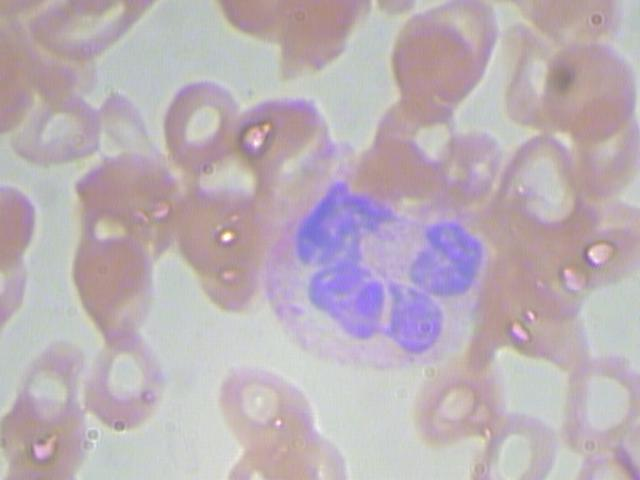
#> input picture Sel_darah.jpg, 640 x 480 px, found by its file name
$ python morfologi_citra.py
#> lines starting #> are read from the running program, lines starting #| are printed output that depends on the picture; after the words box and inside, x2 and y2 are one past the last pixel; in counts of white or black regions, pixels touching at a corner belong together
import cv2
import numpy as np
from skimage import measure
from matplotlib import pyplot as plt

# 1. Baca dan preprocessing
img = cv2.imread('sel_darah.jpg')
#> img is the input picture: shape (480, 640, 3); mean B, G, R 182.3, 175.5, 187.3

# Cek apakah gambar berhasil dimuat untuk menghindari error !_src.empty()
if img is None:
    print("Error: File 'sel_darah.jpg' tidak ditemukan di folder proyek!")
else:
    gray = cv2.cvtColor(img, cv2.COLOR_BGR2GRAY)
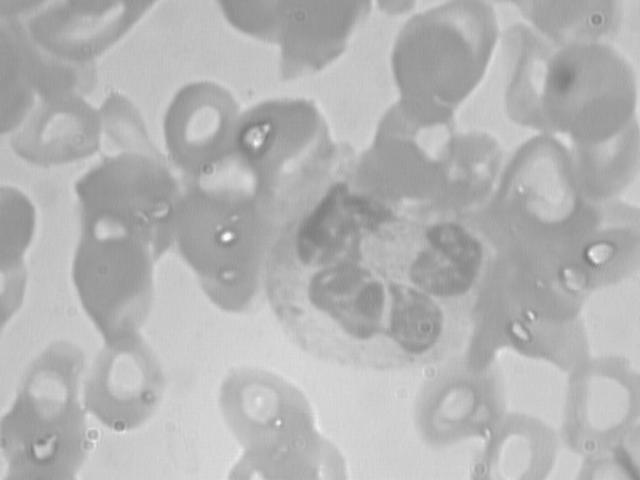
#> gray: shape (480, 640); min 121, max 252, mean 179.8
    blur = cv2.GaussianBlur(gray, (5, 5), 0)

    # 2. Threshold Otsu (mengubah ke biner)
    # Menggunakan THRESH_BINARY_INV karena sel biasanya lebih gelap dari background
    _, binary = cv2.threshold(blur, 0, 255, cv2.THRESH_BINARY_INV + cv2.THRESH_OTSU)
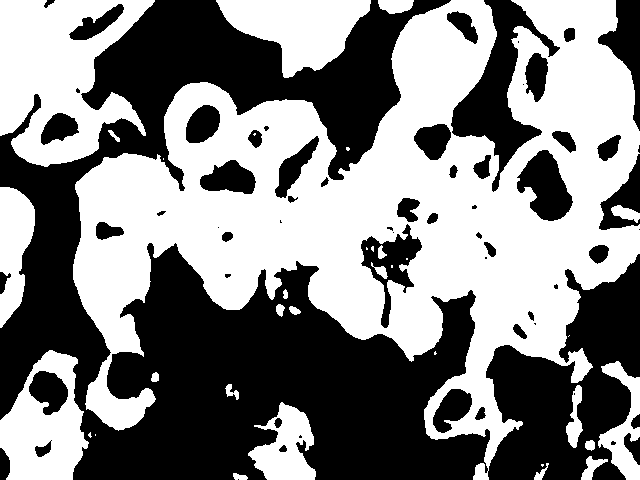
#> binary: shape (480, 640); 51.5% white; 62 black regions (19 under 20 px), largest, box (x1, y1, x2, y2) and area: (0, 0, 640, 480) 121148, (451, 0, 560, 192) 6471, (517, 150, 573, 221) 2375

    # 3. Elemen penstruktur elips (7x7) sesuai petunjuk tugas
    kernel = cv2.getStructuringElement(cv2.MORPH_ELLIPSE, (3, 3))

    # 4. Operasi Morfologi
    opened = cv2.morphologyEx(binary, cv2.MORPH_OPEN, kernel, iterations=1) # Hapus noise kecil
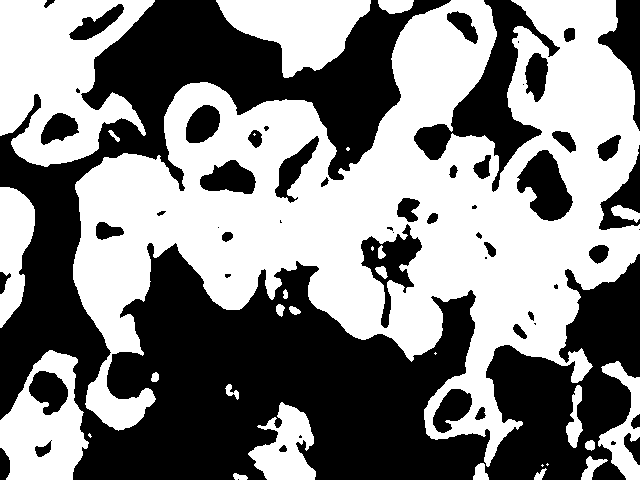
#> opened: shape (480, 640); 51.4% white; 57 black regions (17 under 20 px), largest, box (x1, y1, x2, y2) and area: (0, 0, 640, 480) 121321, (414, 0, 560, 192) 7405, (517, 150, 573, 221) 2379
    cleaned = cv2.morphologyEx(opened, cv2.MORPH_CLOSE, kernel, iterations=1) # Tutup celah dalam sel
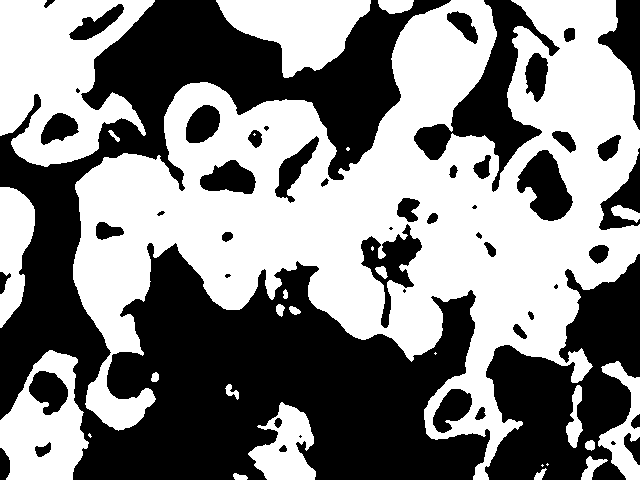
#> cleaned: shape (480, 640); 51.5% white; 51 black regions (9 under 20 px)

    # 5. Hitung dan label setiap sel (BAGIAN YANG DITAMBAHKAN)
    labels = measure.label(cleaned)
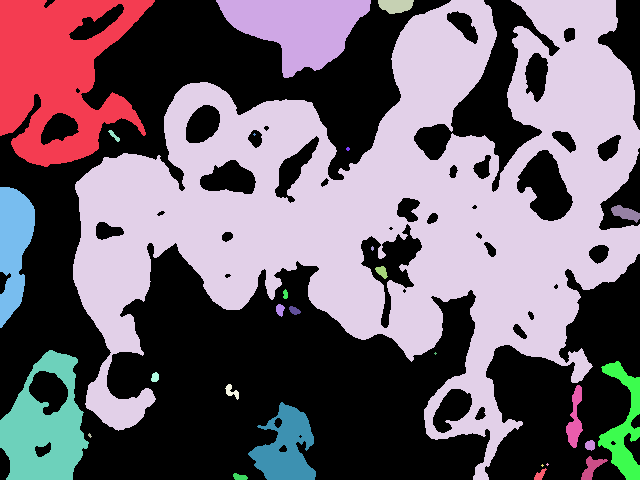
#> labels: shape (480, 640) int64; 29 distinct labels, from 0 to 28; one colour per label, 0 black
    regions = measure.regionprops(labels)
#> regions = 28 regions; largest, box (x1, y1, x2, y2) and area: (73, 0, 640, 480) 117827, (0, 0, 155, 167) 15832, (216, 0, 371, 78) 6892, (0, 350, 89, 480) 6872, (0, 187, 35, 328) 3279

    # Menghitung jumlah sel dengan filter luas area (misal > 500 piksel)
    # Ini mendefinisikan variabel 'count' agar tidak error lagi
    count = len([r for r in regions if r.area > 500])
#> count = 8

    print(f"Berhasil menghitung {count} sel.")
#| Berhasil menghitung 8 sel.

    # 6. Visualisasi Hasil
    plt.figure(figsize=(12, 6))

    # Menampilkan Gambar Asli
    plt.subplot(1, 2, 1)
    plt.imshow(cv2.cvtColor(img, cv2.COLOR_BGR2RGB))
    plt.title('Citra Asli')
    plt.axis('off')

    # Menampilkan Hasil Akhir Morfologi (Cleaned)
    plt.subplot(1, 2, 2)
    plt.imshow(cleaned, cmap='gray')
    plt.title(f'Hasil Segmentasi\nTerdeteksi: {count} Sel')
    plt.axis('off')

    plt.tight_layout()
    plt.show()
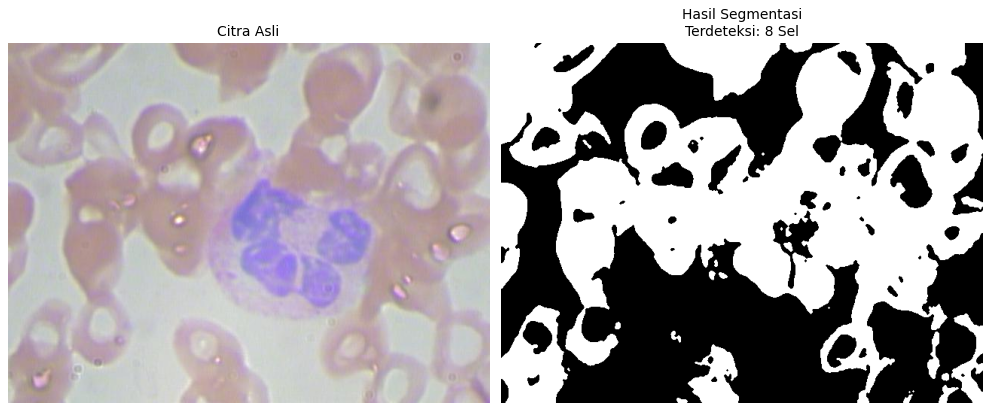
#> figure drawn by matplotlib, 2 panels
